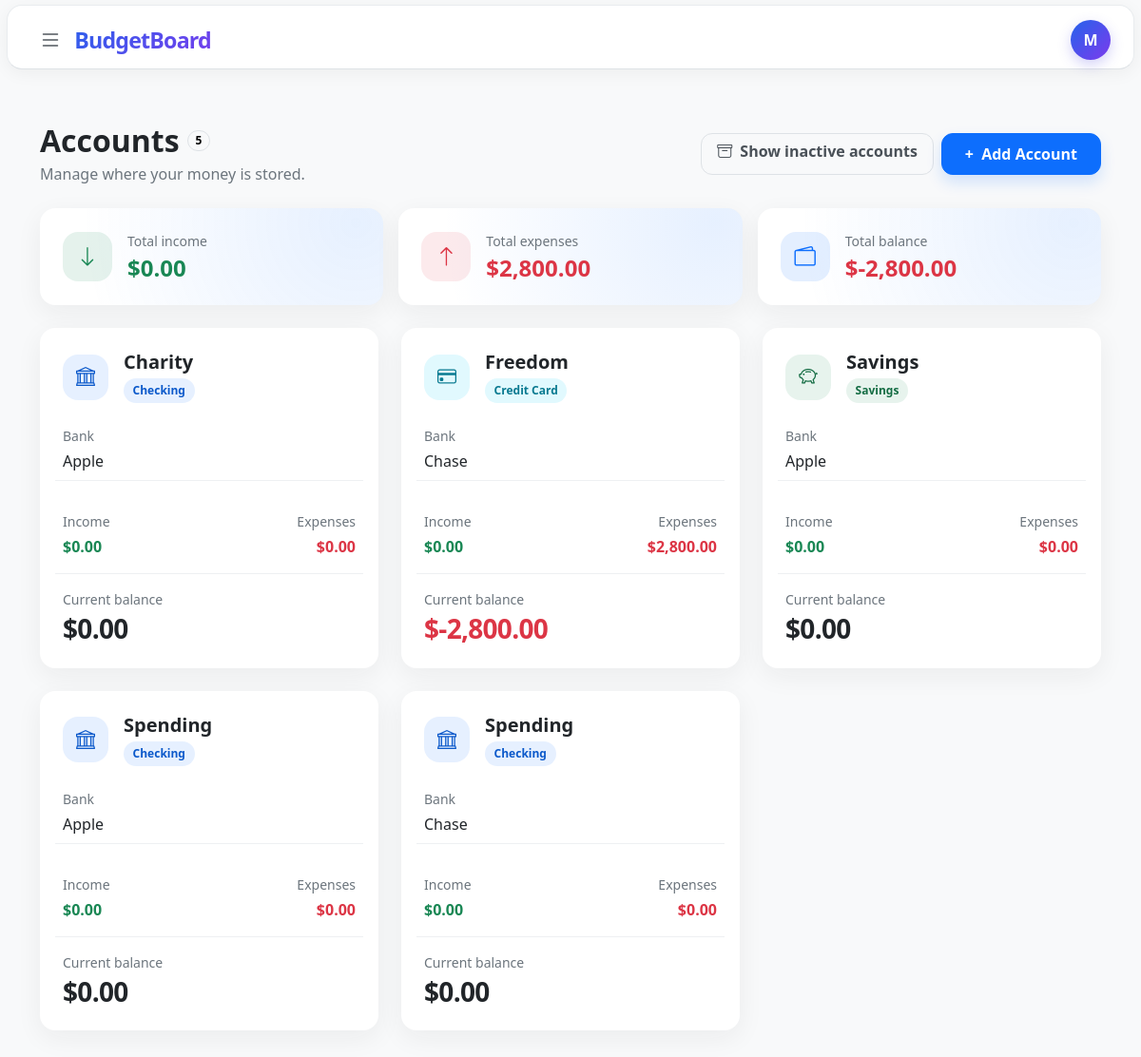
Page /accounts (signed in) on the committed database.
### tables this page shows
CREATE TABLE accounts(
    id INTEGER PRIMARY KEY AUTOINCREMENT,
    user_id INTEGER NOT NULL,
    name TEXT NOT NULL,
    type TEXT NOT NULL CHECK (
        type IN (
            'checking',
            'savings',
            'cash',
            'credit card',
            'investment',
            'other'
        )
    ),
    bank TEXT,
    created_at DATETIME NOT NULL DEFAULT CURRENT_TIMESTAMP, active INTEGER NOT NULL DEFAULT 1
CHECK (active IN (0, 1)),

    FOREIGN KEY (user_id) REFERENCES users(id)
);

### app.py (the view, shortened to what this page needs)
@app.route("/accounts", methods=["GET", "POST"])
@login_required
def accounts():
    user_id = session["user_id"]
    show_inactive = request.args.get("status") == "inactive"
    active_value = 0 if show_inactive else 1
    accounts_url = url_for(
        "accounts",
        status="inactive" if show_inactive else None,
        _external=True
    )
    account_filter_url = url_for(
        "accounts",
        status=None if show_inactive else "inactive",
        _external=True
    )
    (
        account_rows,
        total_income,
        total_expenses,
        total_balance
    ) = load_accounts(db, user_id, active_value)
    return render_template(
        "accounts.html",
        accounts=account_rows,
        total_income=total_income,
        total_expenses=total_expenses,
        total_balance=total_balance,
        account_count=len(account_rows),
        show_inactive=show_inactive,
        accounts_url=accounts_url,
        account_filter_url=account_filter_url
    )

### helpers.py (called while the page is built)
def login_required(f):
    @wraps(f)
    def decorated_function(*args, **kwargs):
        if session.get("user_id") is None:
            return redirect("/login")
        return f(*args, **kwargs)
    return decorated_function

def usd(value):
    return f"${value:,.2f}"

### templates/accounts.html (shortened to what this page needs)
{% extends "layout.html" %}
{% block main %}
    <section class="accounts-page py-4 py-lg-5">
        <div class="container-xl">
            <div class="d-flex flex-column flex-md-row align-items-md-center justify-content-between gap-3 mb-4">
                <div>
                    <div class="d-flex align-items-center gap-2 mb-1">
                        <h1 class="h2 fw-bold mb-0">{{ "Inactive accounts" if show_inactive else "Accounts" }}</h1>
                        <span class="badge rounded-pill text-bg-light border">{{ account_count }}</span>
                    </div>
                    <p class="text-secondary mb-0">
                        {% if show_inactive %}
                            Review accounts that are hidden from new transactions.
                        {% else %}
                            Manage where your money is stored.
                        {% endif %}
                    </p>
                </div>
                <div class="d-flex flex-wrap gap-2 align-self-start align-self-md-center">
                    <a class="btn btn-outline-secondary accounts-filter-button px-3" href="{{ account_filter_url }}">
                        {% if show_inactive %}
                            <i class="bi bi-wallet2 me-1" aria-hidden="true"></i> Show active accounts
                        {% else %}
                            <i class="bi bi-archive me-1" aria-hidden="true"></i> Show inactive accounts
                        {% endif %}
                    </a>
                    {% if not show_inactive %}
                        <button
                            class="btn btn-primary accounts-add-button px-4"
                            type="button"
                            data-bs-toggle="modal"
                            data-bs-target="#addAccountModal"
                        >
                            <span class="me-1" aria-hidden="true">+</span> Add Account
                        </button>
                    {% endif %}
                </div>
            </div>
            <div class="row g-3 mb-4">
                <div class="col-12 col-md-4">
                    <div class="card accounts-summary-card border-0 h-100">
                        <div class="card-body p-4">
                            <div class="d-flex align-items-center gap-3">
                                <div class="accounts-summary-icon accounts-summary-income" aria-hidden="true">
                                    <i class="bi bi-arrow-down"></i>
                                </div>
                                <div>
                                    <p class="text-secondary small mb-1">Total income</p>
                                    <p class="h4 fw-bold text-success mb-0">{{ total_income | usd }}</p>
                                </div>
                            </div>
                        </div>
                    </div>
                </div>
                <div class="col-12 col-md-4">
                    <div class="card accounts-summary-card border-0 h-100">
                        <div class="card-body p-4">
                            <div class="d-flex align-items-center gap-3">
                                <div class="accounts-summary-icon accounts-summary-expense" aria-hidden="true">
                                    <i class="bi bi-arrow-up"></i>
                                </div>
                                <div>
                                    <p class="text-secondary small mb-1">Total expenses</p>
                                    <p class="h4 fw-bold text-danger mb-0">{{ total_expenses | usd }}</p>
                                </div>
                            </div>
                        </div>
                    </div>
                </div>
                <div class="col-12 col-md-4">
                    <div class="card accounts-summary-card border-0 h-100">
                        <div class="card-body p-4">
                            <div class="d-flex align-items-center gap-3">
                                <div class="accounts-summary-icon" aria-hidden="true">
                                    <i class="bi bi-wallet2"></i>
                                </div>
                                <div>
                                    <p class="text-secondary small mb-1">Total balance</p>
                                    <p class="h4 fw-bold mb-0 {% if total_balance > 0 %}text-success{% elif total_balance < 0 %}text-danger{% endif %}">
                                        {{ total_balance | usd }}
                                    </p>
                                </div>
                            </div>
                        </div>
                    </div>
                </div>
            </div>
            <div class="row g-4">
                {% for account in accounts %}
                    {% set editor_class = "account-item-" ~ account["id"] %}
                    {% set status_modal_id = "accountStatusModal-" ~ account["id"] %}
                    <div class="col-12 col-md-6 col-xl-4">
                        <article class="card account-card border-0 h-100 {% if show_inactive %}account-card-inactive{% endif %}">
                            {% if not show_inactive %}
                                <div class="collapse show {{ editor_class }}">
                                    <div class="card-body p-4">
                                        <div class="d-flex align-items-start justify-content-between gap-3 mb-4">
                                            <div class="d-flex align-items-center gap-3 min-w-0">
                                                <div class="account-icon account-icon-{{ account['type'] | replace(' ', '-') }}" aria-hidden="true">
                                                    {% if account["type"] == "checking" %}
                                                        <i class="bi bi-bank"></i>
                                                    {% elif account["type"] == "savings" %}
                                                        <i class="bi bi-piggy-bank"></i>
                                                    {% elif account["type"] == "cash" %}
                                                        <i class="bi bi-cash-stack"></i>
                                                    {% elif account["type"] == "credit card" %}
                                                        <i class="bi bi-credit-card"></i>
                                                    {% elif account["type"] == "investment" %}
                                                        <i class="bi bi-graph-up-arrow"></i>
                                                    {% else %}
                                                        <i class="bi bi-wallet2"></i>
                                                    {% endif %}
                                                </div>
                                                <div class="min-w-0">
                                                    <h2 class="h5 fw-bold text-truncate mb-1">{{ account["name"] }}</h2>
                                                    <span class="account-type account-type-{{ account['type'] | replace(' ', '-') }}">
                                                        {{ account["type"] | title }}
                                                    </span>
                                                </div>
                                            </div>
                                        </div>
                                        <p class="text-secondary small mb-1">Bank</p>
                                        <p class="fw-medium mb-4">{{ account["bank"] or "None" }}</p>
                                        <div class="row g-3 account-totals py-3 border-top border-bottom">
                                            <div class="col-6">
                                                <p class="text-secondary small mb-1">Income</p>
                                                <p class="fw-semibold text-success mb-0">{{ account["total_income"] | usd }}</p>
                                            </div>
                                            <div class="col-6 text-end">
                                                <p class="text-secondary small mb-1">Expenses</p>
                                                <p class="fw-semibold text-danger mb-0">{{ account["total_expenses"] | usd }}</p>
                                            </div>
                                        </div>
                                        <div class="account-balance pt-3">
                                            <p class="text-secondary small mb-1">Current balance</p>
                                            <p class="h3 fw-bold mb-0 {% if account['balance'] > 0 %}text-success{% elif account['balance'] < 0 %}text-danger{% endif %}">
                                                {{ account["balance"] | usd }}
                                            </p>
                                        </div>
                                    </div>
                                </div>
                            {% endif %}
                        </article>
                    </div>
                {% endfor %}
            </div>
        </div>
    </section>
{% endblock %}

### templates/layout.html (shortened to what this page needs)
<!DOCTYPE html>
<html lang="en">
<head>
    <link
        href="https://cdn.jsdelivr.net/npm/bootstrap@5.3.8/dist/css/bootstrap.min.css"
        rel="stylesheet"
    >
    <link
        rel="stylesheet"
        href="https://cdn.jsdelivr.net/npm/bootstrap-icons@1.13.1/font/bootstrap-icons.min.css"
    >
    <link
        rel="stylesheet"
        href="{{ url_for('static', filename='style.css') }}"
    >
</head>
<body>
    <header class="top-bar border-bottom bg-white">
        <div class="container-fluid px-4">
            <div class="d-flex align-items-center justify-content-between"
                 style="height: 72px;">
                <div class="d-flex align-items-center gap-3">
                    {% if session.get("user_id") %}
                        <button
                            class="btn menu-button"
                            type="button"
                            data-bs-toggle="offcanvas"
                            data-bs-target="#navigation"
                            aria-controls="navigation"
                            aria-label="Open navigation"
                        >
                            <i class="bi bi-list fs-4"></i>
                        </button>
                    {% endif %}
                    <a href="/" class="brand text-decoration-none" id="{% if session.get('user_id') %}title-li{% else %}title-lo{% endif %}">
                    </a>
                </div>
                <div class="d-flex align-items-center ms-auto">
                    {% if session.get("user_id") %}
                        <div class="dropdown">
                            <button
                                class="btn profile-button dropdown-toggle"
                                type="button"
                                data-bs-toggle="dropdown"
                                aria-expanded="false"
                                aria-label="Open account menu"
                            >
                                {{ session.get("username", "U")[0] | upper }}
                            </button>
                        </div>
                    {% endif %}
                </div>
            </div>
        </div>
    </header>
    <main>
        {% block main %}
        {% endblock %}
    </main>
</body>
</html>

### static/style.css (style rules this page uses)
body { background-color: #f8f9fa; color: #212529; }
.top-bar { position: relative; margin: 5px 7px 0; height: 68px; background: #ffffff; border: 1px solid #e9ecef; border-radius: 16px; box-shadow: 0 4px 18px rgba(0, 0, 0, 0.05); }
#title-li { position: absolute; left: 12%; transform: translateX(-50%); }
.brand { display: inline-flex; align-items: center; padding: 8px 14px; font-size: 1.45rem; font-weight: 750; letter-spacing: -0.8px; background: linear-gradient( 135deg, #2563eb, #7c3aed ); background-clip: text; -webkit-background-clip: text; color: transparent; -webkit-text-fill-color: transparent; border-radius: 12px; transition: transform 0.2s ease, opacity 0.2s ease; }
.menu-button { width: 42px; height: 42px; display: flex; align-items: center; justify-content: center; border: none; border-radius: 12px; color: #495057; transition: all 0.2s ease; }
.profile-button { width: 42px; height: 42px; display: inline-flex; align-items: center; justify-content: center; padding: 0; color: #ffffff; background: linear-gradient(135deg, #2563eb, #7c3aed); border: 0; border-radius: 50%; font-size: 1rem; font-weight: 700; box-shadow: 0 5px 14px rgba(79, 70, 229, 0.25); transition: transform 0.15s ease, box-shadow 0.15s ease; }
.profile-button::after { display: none; }
main { min-height: calc(100vh - 80px); padding-top: 8px; }
.accounts-page { min-height: calc(100vh - 72px); background-color: #f8f9fa; }
.accounts-add-button { min-height: 2.75rem; border-radius: 0.75rem; font-weight: 600; box-shadow: 0 0.5rem 1rem rgba(13, 110, 253, 0.16); }
.accounts-filter-button { min-height: 2.75rem; border-color: #dee2e6; border-radius: 0.75rem; color: #495057; font-weight: 600; }
.accounts-summary-card, .account-card { border-radius: 1rem; background-color: #fff; box-shadow: 0 0.5rem 1.75rem rgba(33, 37, 41, 0.06); }
.accounts-summary-card { background: radial-gradient(circle at 92% 15%, rgba(13, 110, 253, 0.1), transparent 18rem), #fff; }
.accounts-summary-icon, .account-icon { display: grid; flex: 0 0 auto; place-items: center; border-radius: 1rem; }
.accounts-summary-icon { width: 3.25rem; height: 3.25rem; background-color: rgba(13, 110, 253, 0.11); color: #0d6efd; font-size: 1.4rem; }
.accounts-summary-income { background-color: rgba(25, 135, 84, 0.11); color: #198754; }
.accounts-summary-expense { background-color: rgba(220, 53, 69, 0.1); color: #dc3545; }
.account-card { transition: transform 0.2s ease, box-shadow 0.2s ease; }
.account-totals { border-color: #eef0f2 !important; }
.account-icon { width: 3rem; height: 3rem; font-size: 1.25rem; }
.account-icon-checking, .account-type-checking { background-color: rgba(13, 110, 253, 0.1); color: #0a58ca; }
.account-icon-savings, .account-type-savings { background-color: rgba(25, 135, 84, 0.1); color: #146c43; }
.account-icon-credit-card, .account-type-credit-card { background-color: rgba(13, 202, 240, 0.12); color: #087990; }
.account-type { display: inline-flex; align-items: center; padding: 0.25rem 0.6rem; border-radius: 999px; font-size: 0.75rem; font-weight: 600; white-space: nowrap; }
.account-balance .h3 { letter-spacing: -0.025em; }
.min-w-0 { min-width: 0; }

### rows in the picture
accounts: name "Charity", type "Checking", bank "Apple", total_income "$0.00", total_expenses "$0.00", balance "$0.00"
accounts: name "Freedom", type "Credit Card", bank "Chase", total_income "$0.00", total_expenses "$2,800.00", balance "$-2,800.00"
accounts: name "Savings", type "Savings", bank "Apple", total_income "$0.00", total_expenses "$0.00", balance "$0.00"
accounts: name "Spending", type "Checking", bank "Apple", total_income "$0.00", total_expenses "$0.00", balance "$0.00"
accounts: name "Spending", type "Checking", bank "Chase", total_income "$0.00", total_expenses "$0.00", balance "$0.00"

### other values in the picture
{{ session.get("username", "U")[0] | upper }} "M"
{{ "Inactive accounts" if show_inactive else "Accounts" }} "Accounts"
{{ account_count }} "5"
{{ total_income | usd }} "$0.00"
{{ total_expenses | usd }} "$2,800.00"
{{ total_balance | usd }} "$-2,800.00"
